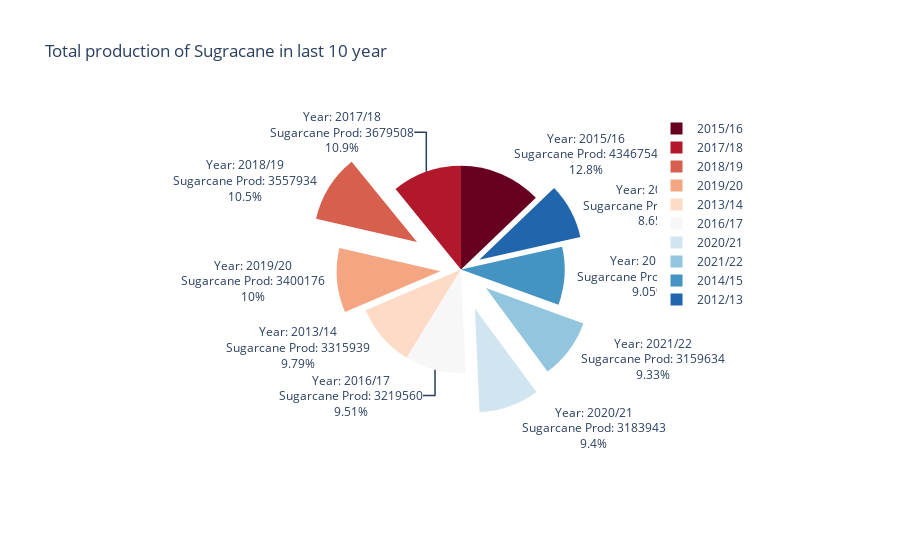

Notebook code cell kept with this figure:
### Code cell
hover_text = [f'Year: {year}<br>Sugarcane Prod: {prod}' for year, prod in zip(sugarcane_production['Year'], sugarcane_production['Sugarcane_Prod.'])]

fig = go.Figure(data=[go.Pie(
                             labels=sugarcane_production['Year'], 
                             values=sugarcane_production['Sugarcane_Prod.'].values,
                             marker=dict(colors=px.colors.sequential.RdBu),
                             hoverinfo='label+value',
                             text=hover_text,
                             pull = [0, 0, 0.5, 0.2,0,0,0.4,0.3,0,0.2] #Array passed
                            )])

# Update layout
fig.update_layout(title='Total production of Sugracane in last 10 year')

# Show the plot
fig.show()

### Figure 1 — Plotly figure (JSON) as saved in the notebook; plotly's stock layout.template omitted (floating-point values rounded to 4 significant figures)
{"data": [{"hoverinfo": "label+value", "labels": ["2015/16", "2017/18", "2018/19", "2019/20", "2013/14", "2016/17", "2020/21", "2021/22", "2014/15", "2012/13"], "marker": {"colors": ["rgb(103,0,31)", "rgb(178,24,43)", "rgb(214,96,77)", "rgb(244,165,130)", "rgb(253,219,199)", "rgb(247,247,247)", "rgb(209,229,240)", "rgb(146,197,222)", "rgb(67,147,195)", "rgb(33,102,172)", "rgb(5,48,97)"]}, "pull": [0, 0, 0.5, 0.2, 0, 0, 0.4, 0.3, 0, 0.2], "text": ["Year: 2015/16<br>Sugarcane Prod: 4346754", "Year: 2017/18<br>Sugarcane Prod: 3679508", "Year: 2018/19<br>Sugarcane Prod: 3557934", "Year: 2019/20<br>Sugarcane Prod: 3400176", "Year: 2013/14<br>Sugarcane Prod: 3315939", "Year: 2016/17<br>Sugarcane Prod: 3219560", "Year: 2020/21<br>Sugarcane Prod: 3183943", "Year: 2021/22<br>Sugarcane Prod: 3159634", "Year: 2014/15<br>Sugarcane Prod: 3063000", "Year: 2012/13<br>Sugarcane Prod: 2930000"], "type": "pie", "values": [4346754, 3679508, 3557934, 3400176, 3315939, 3219560, 3183943, 3159634, 3063000, 2930000]}], "layout": {"title": {"text": "Total production of Sugracane in last 10 year"}}}
